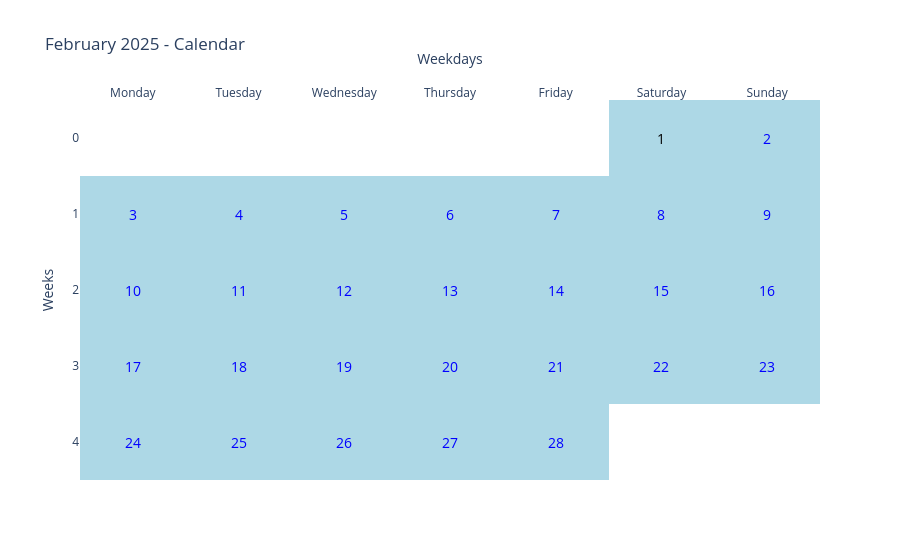

Notebook code cell kept with this figure:
### Code cell
import plotly.express as px
import plotly.graph_objects as go

def plot_month_calendar(month_obj):
    """
    Plots a month calendar using Plotly with `imshow`.
    
    :param month_obj: The Month object to visualize.
    :param array_type: Which array to plot ('binary', 'dates', or 'zeros').
    """

    data = month_obj.date_array
    title = f"{month_obj.month_name} {month_obj.year} - Calendar"


    # Create a heatmap using imshow
    fig = px.imshow(
        month_obj.binary_array,
        labels=dict(x="Weekdays", y="Weeks"),
        x=["Monday", "Tuesday", "Wednesday", "Thursday", "Friday", "Saturday", "Sunday"],
        color_continuous_scale=["white", "lightblue"],  # Use light colors for clarity
        title=title
    )

    # Add text annotations (date numbers if 'dates', otherwise show 0/1)
    annotations = []
    for i in range(data.shape[0]):  # Loop over weeks
        for j in range(data.shape[1]):  # Loop over days
            value = data[i, j]
            if value > 0:
                annotations.append(
                    dict(
                        x=j,
                        y=i,
                        text=str(value),  # Show actual date or 1s/0s
                        showarrow=False,
                        font=dict(color="black" if value == 1 else "blue", size=14)
                    )
                )

    # Update figure layout with annotations
    fig.update_layout(
        annotations=annotations,
        xaxis=dict(side="top"),  # Move weekdays to top
        yaxis=dict(autorange="reversed"),  # Flip y-axis so weeks go top to bottom
        coloraxis_showscale=False  # Hide color scale for better readability
    )

    fig.show()

# Example Usage
factory = CalendarFactory()
feb_2025 = factory.create_month(2025, "February")

# Display February 2025 as a binary calendar
#plot_month_calendar(feb_2025, array_type="binary")

# Display February 2025 as a date calendar
plot_month_calendar(feb_2025)

### Figure 1 — Plotly figure (JSON) as saved in the notebook; plotly's stock layout.template omitted (floating-point values rounded to 4 significant figures)
{"data": [{"coloraxis": "coloraxis", "hovertemplate": "Weekdays: %{x}<br>Weeks: %{y}<br>color: %{z}<extra></extra>", "name": "0", "type": "heatmap", "x": ["Monday", "Tuesday", "Wednesday", "Thursday", "Friday", "Saturday", "Sunday"], "xaxis": "x", "yaxis": "y", "z": [[0, 0, 0, 0, 0, 1, 1], [1, 1, 1, 1, 1, 1, 1], [1, 1, 1, 1, 1, 1, 1], [1, 1, 1, 1, 1, 1, 1], [1, 1, 1, 1, 1, 0, 0]]}], "layout": {"annotations": [{"font": {"color": "black", "size": 14}, "showarrow": false, "text": "1", "x": 5, "y": 0}, {"font": {"color": "blue", "size": 14}, "showarrow": false, "text": "2", "x": 6, "y": 0}, {"font": {"color": "blue", "size": 14}, "showarrow": false, "text": "3", "x": 0, "y": 1}, {"font": {"color": "blue", "size": 14}, "showarrow": false, "text": "4", "x": 1, "y": 1}, {"font": {"color": "blue", "size": 14}, "showarrow": false, "text": "5", "x": 2, "y": 1}, {"font": {"color": "blue", "size": 14}, "showarrow": false, "text": "6", "x": 3, "y": 1}, {"font": {"color": "blue", "size": 14}, "showarrow": false, "text": "7", "x": 4, "y": 1}, {"font": {"color": "blue", "size": 14}, "showarrow": false, "text": "8", "x": 5, "y": 1}, {"font": {"color": "blue", "size": 14}, "showarrow": false, "text": "9", "x": 6, "y": 1}, {"font": {"color": "blue", "size": 14}, "showarrow": false, "text": "10", "x": 0, "y": 2}, {"font": {"color": "blue", "size": 14}, "showarrow": false, "text": "11", "x": 1, "y": 2}, {"font": {"color": "blue", "size": 14}, "showarrow": false, "text": "12", "x": 2, "y": 2}, {"font": {"color": "blue", "size": 14}, "showarrow": false, "text": "13", "x": 3, "y": 2}, {"font": {"color": "blue", "size": 14}, "showarrow": false, "text": "14", "x": 4, "y": 2}, {"font": {"color": "blue", "size": 14}, "showarrow": false, "text": "15", "x": 5, "y": 2}, {"font": {"color": "blue", "size": 14}, "showarrow": false, "text": "16", "x": 6, "y": 2}, {"font": {"color": "blue", "size": 14}, "showarrow": false, "text": "17", "x": 0, "y": 3}, {"font": {"color": "blue", "size": 14}, "showarrow": false, "text": "18", "x": 1, "y": 3}, {"font": {"color": "blue", "size": 14}, "showarrow": false, "text": "19", "x": 2, "y": 3}, {"font": {"color": "blue", "size": 14}, "showarrow": false, "text": "20", "x": 3, "y": 3}, {"font": {"color": "blue", "size": 14}, "showarrow": false, "text": "21", "x": 4, "y": 3}, {"font": {"color": "blue", "size": 14}, "showarrow": false, "text": "22", "x": 5, "y": 3}, {"font": {"color": "blue", "size": 14}, "showarrow": false, "text": "23", "x": 6, "y": 3}, {"font": {"color": "blue", "size": 14}, "showarrow": false, "text": "24", "x": 0, "y": 4}, {"font": {"color": "blue", "size": 14}, "showarrow": false, "text": "25", "x": 1, "y": 4}, {"font": {"color": "blue", "size": 14}, "showarrow": false, "text": "26", "x": 2, "y": 4}, {"font": {"color": "blue", "size": 14}, "showarrow": false, "text": "27", "x": 3, "y": 4}, {"font": {"color": "blue", "size": 14}, "showarrow": false, "text": "28", "x": 4, "y": 4}], "coloraxis": {"colorscale": [[0, "white"], [1, "lightblue"]], "showscale": false}, "title": {"text": "February 2025 - Calendar"}, "xaxis": {"anchor": "y", "constrain": "domain", "domain": [0, 1], "scaleanchor": "y", "side": "top", "title": {"text": "Weekdays"}}, "yaxis": {"anchor": "x", "autorange": "reversed", "constrain": "domain", "domain": [0, 1], "title": {"text": "Weeks"}}}}
